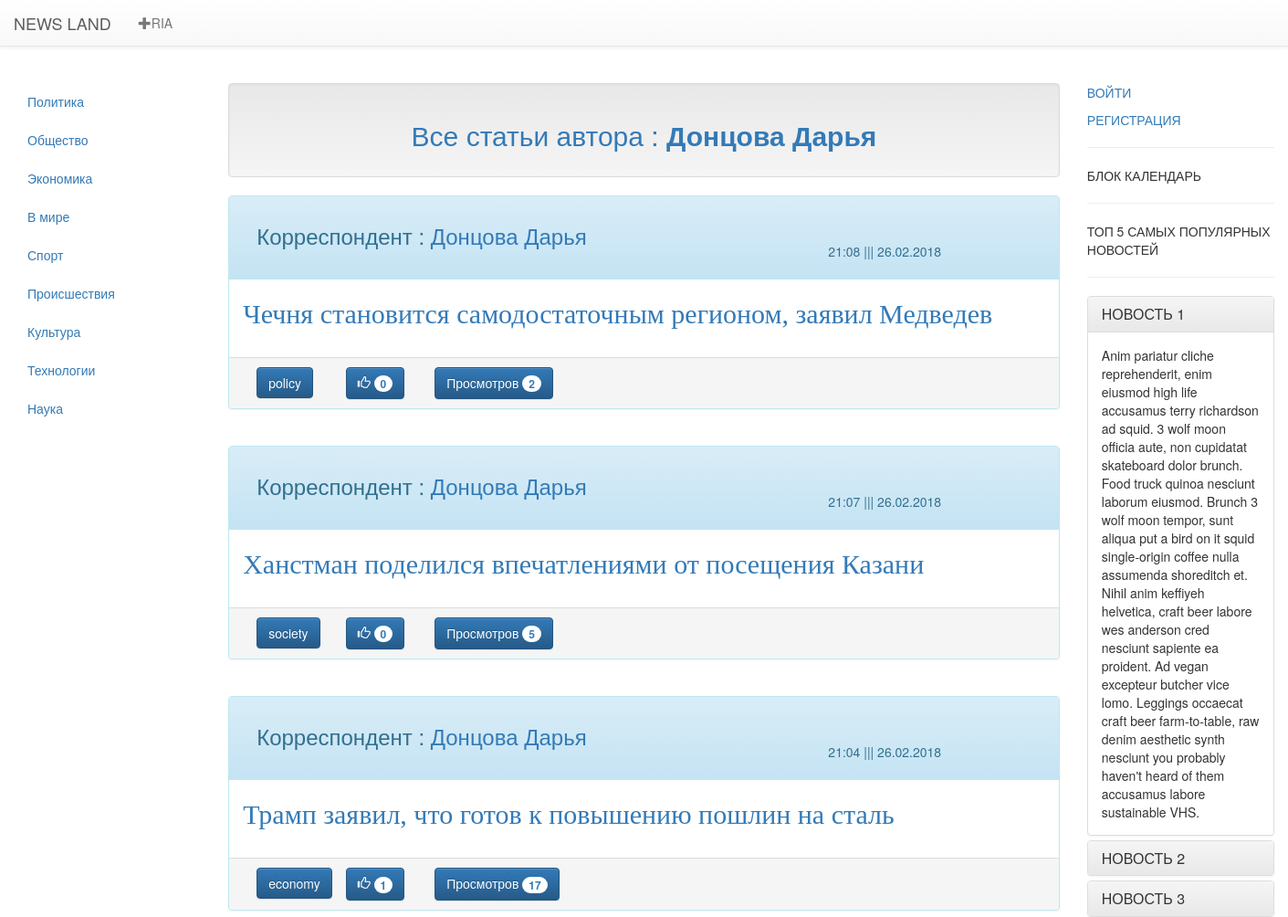
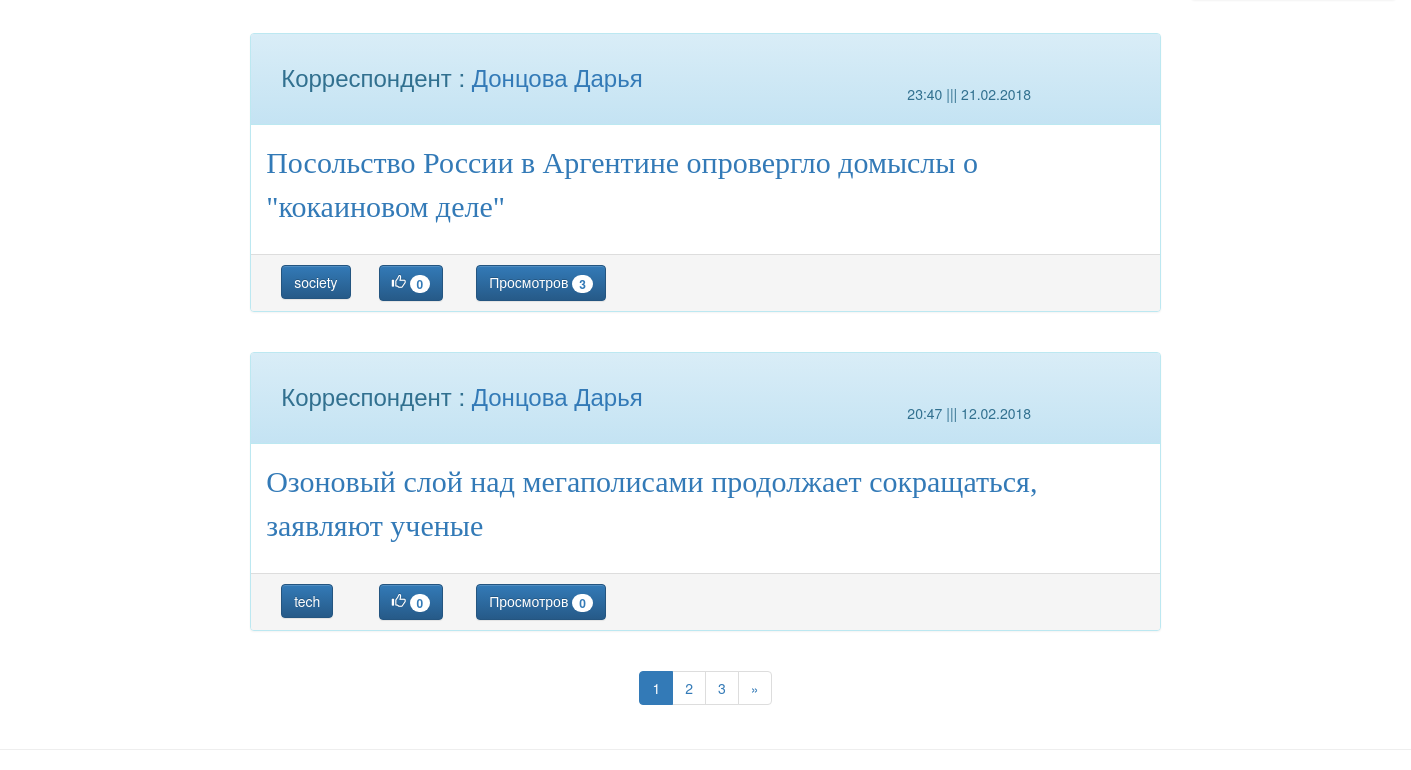
Screenshot of /author/Doncova_Dariya with the database file from the repository (2 pictures, top to bottom).
### news/models.py (models this page shows, shortened)
class Newsbase(models.Model):
    class Meta:
        verbose_name = 'Новости'
    authors = (
        ('Mamaev_Oleg','Мамаев Олег'),
        ('Maksimova_Marina','Максимова Марина'),
        ('Doncova_Dariya','Донцова Дарья'),
    )
    category = (
        ('policy', 'Политика'),
        ('society', 'Общество'),
        ('economy', 'Экономика'),
        ('world', 'В мире'),
        ('sport', 'Спорт'),
        ('incedent', 'Происшествия'),
        ('culture', 'Культура'),
        ('tech', 'Технологии'),
        ('science', 'Наука'),
    )
    news_title = models.CharField(max_length=250,verbose_name='Заголовок',unique=True)
    news_date = models.DateTimeField(auto_now_add=True,verbose_name='Дата и время публикации')
    news_text = models.TextField(verbose_name='Текст статьи',unique=True)
    news_liked = models.IntegerField(default=0,verbose_name='Like')
    news_category = models.CharField(max_length=20,choices=category,verbose_name='Категория')
    news_authors = models.CharField(max_length=30,choices=authors, verbose_name='Автор' )
    news_views = models.IntegerField(default=0,verbose_name='Просмотров')
    news_pic1 = models.ImageField(upload_to='news/pic/%Y/%m/%d',verbose_name='Изображение1')
    news_pic2 = models.ImageField(upload_to='news/pic/%Y/%m/%d',verbose_name='Изображение2',blank=True)
    news_pic3 = models.ImageField(upload_to='news/pic/%Y/%m/%d',verbose_name='Изображение3',blank=True)
    news_pic4 = models.ImageField(upload_to='news/pic/%Y/%m/%d',verbose_name='Изображение4',blank=True)
    news_pic5 = models.ImageField(upload_to='news/pic/%Y/%m/%d',verbose_name='Изображение5',blank=True)

### news/views.py (the view)
# urls.py: re_path('^author/(\w+)/?$', views.authors_list_Views.as_view(), name='authors'),
class authors_list_Views(ListView,category_list):
    template_name = 'index.html'
    model = Newsbase
    paginate_by = 5
    def get(self,request,*args,**kwargs):
        author_name = None
        try:
            self.author_name = self.args[0]
        except:
            self.author_name = None
        return super(authors_list_Views,self).get(request,*args,**kwargs)
    def get_context_data(self,**kwargs):
        context = super(authors_list_Views,self).get_context_data(**kwargs)
        context['author_name'] = self.author_name
        return context
    def get_queryset(self):
        return Newsbase.objects.filter(news_authors = self.author_name).order_by('-news_date')

### news/views.py (called while the page is built)
    def get_context_data(self, **kwargs):
        context = super(category_list,self).get_context_data(**kwargs)
        context['category'] = Newsbase.category
        context['authors'] = Newsbase.authors
        return context

### news/templates/index.html (shortened to what this page needs)
{% extends 'base/main.html' %}
{% load staticfiles %}
{% block category %}
    {% if  category  %}
        {% for cat in category %}
        <li><a href="/{{cat.0}}"> {{cat.1}}</a></li>
        {% endfor %}
    {% else %}
        <p> Категории отсутсвуют</p>
    {% endif %}
{% endblock%}
{% block text %}
{% if  author_name  %}
        {% for name_eng,name_rus in authors %}
            {% if  name_eng == author_name  %}
                <div class="well" align="center"><p class="text-primary h2">Все статьи автора : <b>{{ name_rus }}</b></p></div>
            {% endif %}
        {% endfor %}
    {% endif %}
{% endblock %}
{% block news%}
    {% if object_list %}
        {% for news in object_list %}
            <div class="panel panel-info ">
                <div class="panel-heading" >
                    <div class="container">
                        <div class="row">
                            <div class="col-md-6 h3">
                                {% for name in authors %}
                                    {% if  name.0 == news.news_authors  %}
                                            <p>Корреспондент :  <a href="/author/{{name.0}}">{{ name.1 }}</a></p>
                                    {% endif %}
                                {% endfor %}
                            </div>
                            <div class="col-md-2" align="right">
                                <p>{{ news.news_date|date:"H:i" }} ||| {{ news.news_date|date:"d.m.Y" }}</p>
                            </div>
                        </div>
                    </div>
                </div>
                <div class="panel-body" style="font-size:30px">
                    <p><font face="Georgia"><a href="{% url 'post' %}?post={{ news.id }}">{{news.news_title}}</a></font></p>
                </div>
                <div class="panel-footer">
                    <div class="container">
                        <div class="row">
                            <div class="col-md-1">
                                <button class="btn btn-primary " type="button" >
                                    {{ news.news_category }}
                                </button>
                            </div>
                            <div class="col-md-1">
                                <button class="btn btn-primary" type="button">
                                    <i class="glyphicon glyphicon-thumbs-up"></i> <span class="badge">{{ news.news_liked }}</span>
                                </button>
                            </div>
                            <div class="col-md-2">
                                <button class="btn btn-primary " type="button" >
                                    Просмотров <span class="badge">{{news.news_views}}</span>
                                </button>
                            </div>
                        </div>
                    </div>
                </div>
            </div>
        {% if  not forloop.last  %}
            <br>
        {% endif %}
    {% endfor %}
    <center>
        <div>
            <nav aria-label="Page navigation">
                <ul class="pagination">
                    {% if  page_obj.has_other_pages  %}
                        {% for pn in page_obj.paginator.page_range %}
                            {% if  category_now  %}
                                {% if  pn != page_obj.number  %}
                                    <li>
                                        <a href="{% url 'index' category=category_now %}?page={{ pn }}">{{ pn }}</a>
                                    </li>
                                {% else %}
                                    <li class="active">
                                        <a href="">{{ pn }} <span class="sr-only">(current)</span></a>
                                    </li>
                                {% endif %}
                            {% else %}
                                {% if  author_name  %}
                                    {% if  pn != page_obj.number  %}
                                        <li>
                                            <a href="{% url 'authors' author_name%}?page={{ pn }}">{{ pn }}</a>
                                        </li>
                                    {% else %}
                                        <li class="active">
                                            <a href="">{{ pn }} <span class="sr-only">(current)</span></a>
                                        </li>
                                    {% endif %}
                            {% endif %}
                            {% endif %}
                        {% endfor %}
                    {% endif %}
                    {% if  page_obj.has_next  %}
                        {% if  category_now  %}
                            <li>
                                <a href="{% url 'index' category=category_now %}?page={{page_obj.next_page_number}}" aria-label="Next"><span aria-hidden="true">&raquo;</span></a>
                            </li>
                        {% else %}
                            {% if  author_name  %}
                                <li>
                                    <a href="{% url 'authors' author_name%}?page={{page_obj.next_page_number}}" aria-label="Previous">
                                        <span aria-hidden="true">&raquo;</span>
                                    </a>
                                </li>
                            {% else %}
                                <li>
                                 <a href="{% url 'index' %}?page={{page_obj.next_page_number}}" aria-label="Next"><span aria-hidden="true">&raquo;</span></a>
                             </li>
                    {% endif %}
                        {% endif %}
                    {% endif %}
                </ul>
            </nav>
         </div>
    </center>
    {% else %}
        <p>НОВОСТИ ОТСУТСТВУЮТ</p>
    {% endif %}
{% endblock %}

### rows the page displays
Newsbase: name "Донцова Дарья", news_date "21:08", news_date "26.02.2018", news_title "Чечня становится самодостаточным регионом, заявил Медведев", news_category "policy", news_liked "0", news_views "2"
Newsbase: name "Донцова Дарья", news_date "21:07", news_date "26.02.2018", news_title "Ханстман поделился впечатлениями от посещения Казани", news_category "society", news_liked "0", news_views "5"
Newsbase: name "Донцова Дарья", news_date "21:04", news_date "26.02.2018", news_title "Трамп заявил, что готов к повышению пошлин на сталь", news_category "economy", news_liked "1", news_views "17"
Newsbase: name "Донцова Дарья", news_date "23:40", news_date "21.02.2018", news_title "Посольство России в Аргентине опровергло домыслы о \"кокаиновом деле\"", news_category "society", news_liked "0", news_views "3"
Newsbase: name "Донцова Дарья", news_date "20:47", news_date "12.02.2018", news_title "Озоновый слой над мегаполисами продолжает сокращаться, заявляют ученые", news_category "tech", news_liked "0", news_views "0"

### other values shown
{{ cat.1 }} "Политика" "Общество" "Экономика" "В мире" "Спорт" "Происшествия" "Культура" "Технологии" "Наука"
{{ name_rus }} "Донцова Дарья"
{{ pn }} "1"
{{ pn }} "2" "3"
